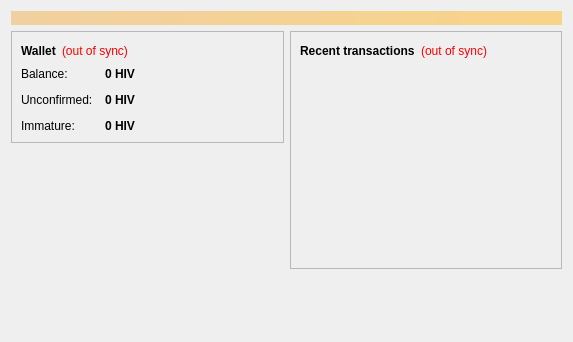
<?xml version="1.0" encoding="UTF-8"?>
<ui version="4.0">
 <class>OverviewPage</class>
 <widget class="QWidget" name="OverviewPage">
  <property name="geometry">
   <rect>
    <x>0</x>
    <y>0</y>
    <width>573</width>
    <height>342</height>
   </rect>
  </property>
  <property name="windowTitle">
   <string>Form</string>
  </property>
  <layout class="QVBoxLayout" name="topLayout">
   <item>
    <widget class="QLabel" name="labelAlerts">
     <property name="visible">
      <bool>false</bool>
     </property>
     <property name="styleSheet">
      <string notr="true">background-color: qlineargradient(x1: 0, y1: 0, x2: 1, y2: 0, stop:0 #F0D0A0, stop:1 #F8D488); color:#000000;</string>
     </property>
     <property name="wordWrap">
      <bool>true</bool>
     </property>
     <property name="margin">
      <number>3</number>
     </property>
    </widget>
   </item>
   <item>
    <layout class="QHBoxLayout" name="horizontalLayout" stretch="1,1">
     <item>
      <layout class="QVBoxLayout" name="verticalLayout_2">
       <item>
        <widget class="QFrame" name="frame">
         <property name="frameShape">
          <enum>QFrame::StyledPanel</enum>
         </property>
         <property name="frameShadow">
          <enum>QFrame::Raised</enum>
         </property>
         <layout class="QVBoxLayout" name="verticalLayout_4">
          <item>
           <layout class="QHBoxLayout" name="horizontalLayout_4">
            <item>
             <widget class="QLabel" name="label_5">
              <property name="font">
               <font>
                <weight>75</weight>
                <bold>true</bold>
               </font>
              </property>
              <property name="text">
               <string>Wallet</string>
              </property>
             </widget>
            </item>
            <item>
             <widget class="QLabel" name="labelWalletStatus">
              <property name="toolTip">
               <string>The displayed information may be out of date. Your wallet automatically synchronizes with the HIVcoin network after a connection is established, but this process has not completed yet.</string>
              </property>
              <property name="styleSheet">
               <string notr="true">QLabel { color: red; }</string>
              </property>
              <property name="text">
               <string notr="true">(out of sync)</string>
              </property>
              <property name="alignment">
               <set>Qt::AlignLeading|Qt::AlignLeft|Qt::AlignVCenter</set>
              </property>
             </widget>
            </item>
            <item>
             <spacer name="horizontalSpacer_2">
              <property name="orientation">
               <enum>Qt::Horizontal</enum>
              </property>
              <property name="sizeHint" stdset="0">
               <size>
                <width>40</width>
                <height>20</height>
               </size>
              </property>
             </spacer>
            </item>
           </layout>
          </item>
          <item>
           <layout class="QFormLayout" name="formLayout_2">
            <property name="fieldGrowthPolicy">
             <enum>QFormLayout::AllNonFixedFieldsGrow</enum>
            </property>
            <property name="horizontalSpacing">
             <number>12</number>
            </property>
            <property name="verticalSpacing">
             <number>12</number>
            </property>
            <item row="0" column="0">
             <widget class="QLabel" name="label">
              <property name="text">
               <string>Balance:</string>
              </property>
             </widget>
            </item>
            <item row="0" column="1">
             <widget class="QLabel" name="labelBalance">
              <property name="font">
               <font>
                <weight>75</weight>
                <bold>true</bold>
               </font>
              </property>
              <property name="cursor">
               <cursorShape>IBeamCursor</cursorShape>
              </property>
              <property name="toolTip">
               <string>Your current balance</string>
              </property>
              <property name="text">
               <string notr="true">0 HIV</string>
              </property>
              <property name="textInteractionFlags">
               <set>Qt::LinksAccessibleByMouse|Qt::TextSelectableByKeyboard|Qt::TextSelectableByMouse</set>
              </property>
             </widget>
            </item>
            <item row="1" column="0">
             <widget class="QLabel" name="label_3">
              <property name="text">
               <string>Unconfirmed:</string>
              </property>
             </widget>
            </item>
            <item row="1" column="1">
             <widget class="QLabel" name="labelUnconfirmed">
              <property name="font">
               <font>
                <weight>75</weight>
                <bold>true</bold>
               </font>
              </property>
              <property name="cursor">
               <cursorShape>IBeamCursor</cursorShape>
              </property>
              <property name="toolTip">
               <string>Total of transactions that have yet to be confirmed, and do not yet count toward the current balance</string>
              </property>
              <property name="text">
               <string notr="true">0 HIV</string>
              </property>
              <property name="textInteractionFlags">
               <set>Qt::LinksAccessibleByMouse|Qt::TextSelectableByKeyboard|Qt::TextSelectableByMouse</set>
              </property>
             </widget>
            </item>
            <item row="2" column="0">
             <widget class="QLabel" name="labelImmatureText">
              <property name="text">
               <string>Immature:</string>
              </property>
             </widget>
            </item>
            <item row="2" column="1">
             <widget class="QLabel" name="labelImmature">
              <property name="font">
               <font>
                <weight>75</weight>
                <bold>true</bold>
               </font>
              </property>
              <property name="toolTip">
               <string>Mined balance that has not yet matured</string>
              </property>
              <property name="text">
               <string notr="true">0 HIV</string>
              </property>
              <property name="textInteractionFlags">
               <set>Qt::LinksAccessibleByMouse|Qt::TextSelectableByKeyboard|Qt::TextSelectableByMouse</set>
              </property>
             </widget>
            </item>
           </layout>
          </item>
         </layout>
        </widget>
       </item>
       <item>
        <spacer name="verticalSpacer">
         <property name="orientation">
          <enum>Qt::Vertical</enum>
         </property>
         <property name="sizeHint" stdset="0">
          <size>
           <width>20</width>
           <height>40</height>
          </size>
         </property>
        </spacer>
       </item>
      </layout>
     </item>
     <item>
      <layout class="QVBoxLayout" name="verticalLayout_3">
       <item>
        <widget class="QFrame" name="frame_2">
         <property name="frameShape">
          <enum>QFrame::StyledPanel</enum>
         </property>
         <property name="frameShadow">
          <enum>QFrame::Raised</enum>
         </property>
         <layout class="QVBoxLayout" name="verticalLayout">
          <item>
           <layout class="QHBoxLayout" name="horizontalLayout_2">
            <item>
             <widget class="QLabel" name="label_4">
              <property name="text">
               <string>&lt;b&gt;Recent transactions&lt;/b&gt;</string>
              </property>
             </widget>
            </item>
            <item>
             <widget class="QLabel" name="labelTransactionsStatus">
              <property name="toolTip">
               <string>The displayed information may be out of date. Your wallet automatically synchronizes with the HIVcoin network after a connection is established, but this process has not completed yet.</string>
              </property>
              <property name="styleSheet">
               <string notr="true">QLabel { color: red; }</string>
              </property>
              <property name="text">
               <string notr="true">(out of sync)</string>
              </property>
              <property name="alignment">
               <set>Qt::AlignRight|Qt::AlignTrailing|Qt::AlignVCenter</set>
              </property>
             </widget>
            </item>
            <item>
             <spacer name="horizontalSpacer">
              <property name="orientation">
               <enum>Qt::Horizontal</enum>
              </property>
              <property name="sizeHint" stdset="0">
               <size>
                <width>40</width>
                <height>20</height>
               </size>
              </property>
             </spacer>
            </item>
           </layout>
          </item>
          <item>
           <widget class="QListView" name="listTransactions">
            <property name="styleSheet">
             <string notr="true">QListView { background: transparent; }</string>
            </property>
            <property name="frameShape">
             <enum>QFrame::NoFrame</enum>
            </property>
            <property name="verticalScrollBarPolicy">
             <enum>Qt::ScrollBarAlwaysOff</enum>
            </property>
            <property name="horizontalScrollBarPolicy">
             <enum>Qt::ScrollBarAlwaysOff</enum>
            </property>
            <property name="selectionMode">
             <enum>QAbstractItemView::NoSelection</enum>
            </property>
           </widget>
          </item>
         </layout>
        </widget>
       </item>
       <item>
        <spacer name="verticalSpacer_2">
         <property name="orientation">
          <enum>Qt::Vertical</enum>
         </property>
         <property name="sizeHint" stdset="0">
          <size>
           <width>20</width>
           <height>40</height>
          </size>
         </property>
        </spacer>
       </item>
      </layout>
     </item>
    </layout>
   </item>
  </layout>
 </widget>
 <resources/>
 <connections/>
</ui>
